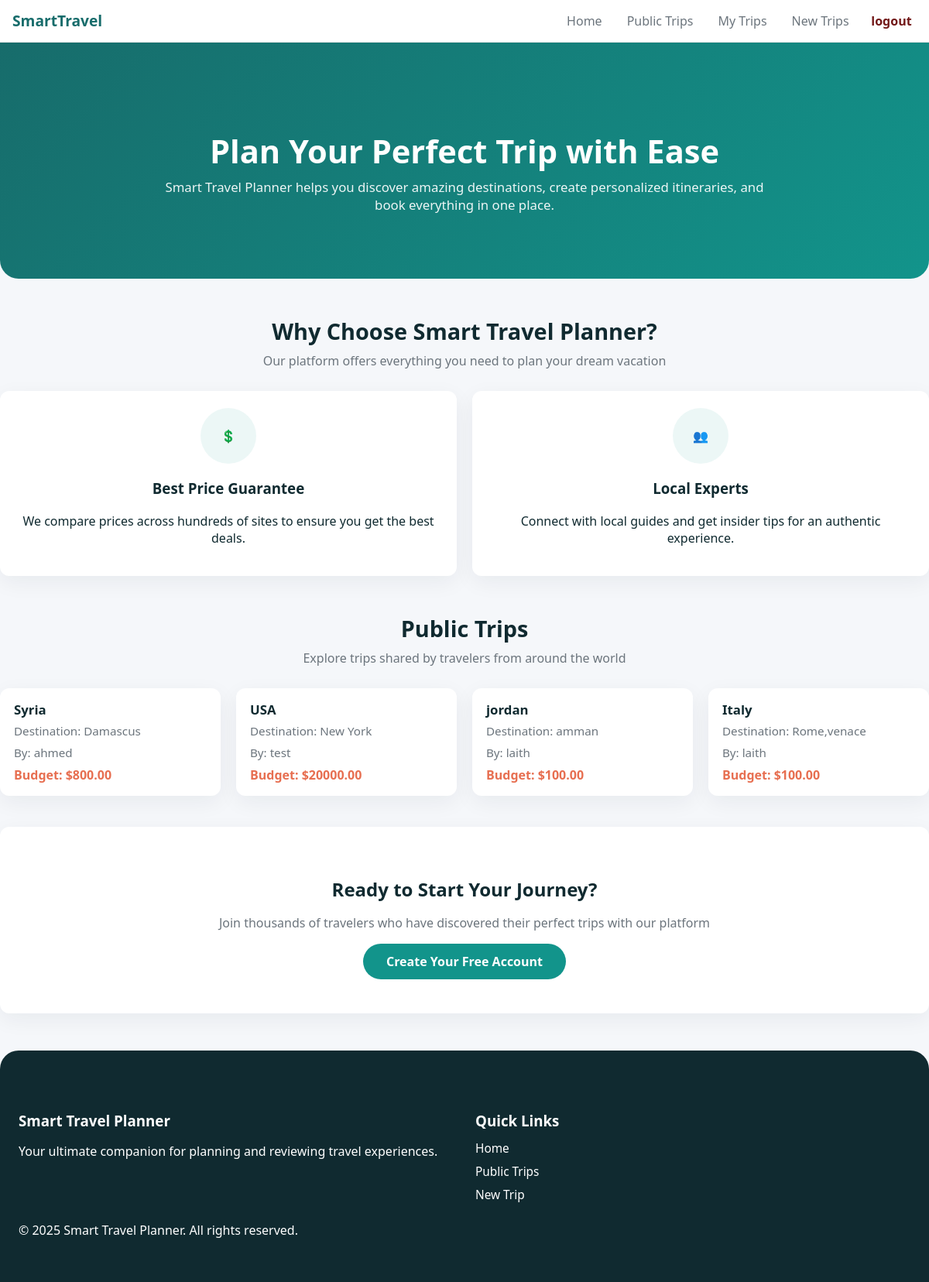
The page / (signed in) on the database its author committed.
### planner/models.py (models this page shows, shortened)
class Trip(models.Model):
    user = models.ForeignKey(User, on_delete=models.CASCADE)
    title = models.CharField(max_length=200)
    destination = models.CharField(max_length=200)
    start_date = models.DateField()
    end_date = models.DateField()
    budget = models.DecimalField(max_digits=10, decimal_places=2)
    description = models.TextField(blank=True, null= True)
    is_public = models.BooleanField(default=False)
    review = models.TextField(blank=True, null=True)
    created_at = models.DateTimeField(auto_now_add=True)

### planner/views.py (the view)
# urls.py: path('', views.home_view, name='home'),
def home_view(request):
   public_trips = Trip.objects.filter(is_public=True).order_by('-created_at')
   review_form = ReviewForm()
   return render(request,'home.html', {'public_trips': public_trips, 'review_form': review_form})

### planner/templates/home.html (shortened to what this page needs)
{% extends 'base.html' %}
{% load static %}
{% block content %}
<section class="hero">
  <div class="container">
    <h1>Plan Your Perfect Trip with Ease</h1>
    <p>Smart Travel Planner helps you discover amazing destinations, create personalized itineraries, and book everything in one place.</p>
  </div>
</section>
<section class="container">
  <div class="section-title">
    <h2>Why Choose Smart Travel Planner?</h2>
    <p>Our platform offers everything you need to plan your dream vacation</p>
  </div>
  <div class="features">
    <div class="feature-card">
        <div class="feature-icon">
            💲
        </div>
        <h3>Best Price Guarantee</h3>
        <p>We compare prices across hundreds of sites to ensure you get the best deals.</p>
    </div>
    <div class="feature-card">
        <div class="feature-icon">
            👥
        </div>
        <h3>Local Experts</h3>
        <p>Connect with local guides and get insider tips for an authentic experience.</p>
    </div>
</div>
</section>
<section class="container destinations">
  <div class="section-title">
    <h2>Public Trips</h2>
    <p>Explore trips shared by travelers from around the world</p>
  </div>
  {% if public_trips %}
  <div class="destination-grid">
    {% for trip in public_trips %}
    <a href="{% url 'public_trip_detail' trip.id %}" class="destination-link">
    <div class="destination-card">
      <div class="destination-info">
        <h3>{{ trip.title }}</h3>
        <p>Destination: {{ trip.destination }}</p>
        <p>By: {{ trip.user.username }}</p>
        <div class="price">Budget: ${{ trip.budget }}</div>
      </div>
    </div>
  </a>
    {% endfor %}
  </div>
  {% else %}
  <p style="text-align:center; color: var(--gray);">No public trips yet. Be the first to share one!</p>
  {% endif %}
</section>
<section class="container">
  <div class="cta">
    <h2>Ready to Start Your Journey?</h2>
    <p>Join thousands of travelers who have discovered their perfect trips with our platform</p>
    <a href="{% url 'signup' %}" class="cta-btn">Create Your Free Account</a>
  </div>
</section>
<footer>
  <div class="container footer-content">
    <div class="footer-column">
      <h3>Smart Travel Planner</h3>
      <p>Your ultimate companion for planning and reviewing travel experiences.</p>
    </div>
    <div class="footer-column">
      <h3>Quick Links</h3>
      <ul class="footer-links">
        <li><a href="{% url 'home' %}">Home</a></li>
        <li><a href="{% url 'public_trips' %}">Public Trips</a></li>
        <li><a href="{% url 'add_trip' %}">New Trip</a></li>
      </ul>
    </div>
  </div>
  <div class="copyright">
    <p>&copy; 2025 Smart Travel Planner. All rights reserved.</p>
  </div>
</footer>
{% endblock %}

### planner/static/css/base.css (style rules this page uses)
:root { --primary: #176c6b; --primary-2: #12948b; --bg: #f6f7f8; --card: #ffffff; --muted: #6c757d; --logout-color: #721818; --accent: #e76f51; --dark: #102a30; --radius: 14px; --shadow: 0 8px 28px rgba(16, 42, 48, 0.06); }
* { box-sizing: border-box }
body { margin: 0; font-family: system-ui, -apple-system, "Segoe UI", Roboto, Arial; background: var(--bg); color: #111; font-size: 16px; }
.container { padding: 1rem 2rem; width: 100%; margin: 0; max-width: none; }

### planner/static/css/home.css (style rules this page uses)
:root { --primary: #176c6b; --primary-2: #12948b; --accent: #e76f51; --muted: #6c757d; --bg: #f5f7fa; --card: #ffffff; --dark: #102a30; --radius: 14px; --shadow: 0 8px 28px rgba(16, 42, 48, 0.06); }
* { box-sizing: border-box }
body { margin: 0; font-family: "Segoe UI", Tahoma, Geneva, Verdana, sans-serif; background: var(--bg); color: var(--dark); -webkit-font-smoothing: antialiased; }
.container { width: 100%; max-width: 1200px; margin: 0 auto; padding: 0; }
.hero { width: 100vw; margin-left: calc(50% - 50vw); background: linear-gradient(135deg, var(--primary), var(--primary-2)); color: white; padding: 84px 24px; border-radius: 0 0 24px 24px; margin-bottom: 48px; text-align: center; }
.hero h1 { font-size: 2.6rem; margin-bottom: 12px; line-height: 1.08; font-weight: 700; }
.hero p { font-size: 1.05rem; color: rgba(255, 255, 255, 0.92); max-width: 780px; margin: 0 auto; }
.section-title { text-align: center; margin: 48px 0 28px; }
.section-title h2 { font-size: 1.8rem; color: var(--dark); margin-bottom: 8px; }
.section-title p { color: var(--muted); max-width: 700px; margin: 0 auto; }
.features { display: grid; gap: 20px; grid-template-columns: repeat(auto-fit, minmax(260px, 1fr)); margin-bottom: 40px; }
.feature-card { background: var(--card); border-radius: 12px; padding: 22px; box-shadow: var(--shadow); text-align: center; transition: transform .18s ease, box-shadow .18s ease; }
.feature-icon { width: 72px; height: 72px; margin: 0 auto 12px; border-radius: 50%; display: flex; align-items: center; justify-content: center; background: rgba(18, 148, 139, 0.08); }
.destination-grid { display: grid; gap: 20px; grid-template-columns: repeat(auto-fit, minmax(260px, 1fr)); margin-bottom: 40px; }
.destination-card { background: var(--card); border-radius: 12px; overflow: hidden; box-shadow: var(--shadow); transition: transform .18s ease; }
.destination-link { text-decoration: none; color: inherit; display: block; transition: transform 0.2s ease; }
.destination-info { padding: 16px 18px; }
.destination-info h3 { margin: 0 0 6px; color: var(--dark); font-size: 1.05rem; }
.destination-info p { margin: 0 0 8px; color: var(--muted); font-size: 0.95rem; }
.price { color: var(--accent); font-weight: 700; }
.cta { text-align: center; padding: 44px 24px; background: var(--card); border-radius: 12px; box-shadow: var(--shadow); margin-bottom: 48px; }
.cta h2 { margin-bottom: 8px; color: var(--dark); font-size: 1.5rem; }
.cta p { color: var(--muted); margin-bottom: 16px; }
.cta .cta-btn { display: inline-block; background: var(--primary-2); color: white; padding: 12px 30px; border-radius: 999px; text-decoration: none; font-weight: 600; transition: background .18s ease, transform .12s ease; }
footer { width: 100vw; margin-left: calc(50% - 50vw); background: var(--dark); color: white; padding: 60px 24px 40px; border-radius: 24px 24px 0 0; }
.footer-content { max-width: 1200px; margin: 0 auto; display: grid; grid-template-columns: repeat(auto-fit, minmax(200px, 1fr)); gap: 28px; }
.footer-column h3 { margin-bottom: 12px; }
.footer-column ul { list-style: none; padding: 0; margin: 0; }
.footer-column li { margin-bottom: 8px; }
.footer-column a { color: white; text-decoration: none; transition: color 0.2s ease; font-size: 0.96rem; display: inline-block; }

### planner/static/css/add_trip.css (style rules this page uses)
body { background: var(--bg); font-family: 'Inter', sans-serif; color: var(--dark); -webkit-font-smoothing: antialiased; }

### planner/static/css/public_trips.css (style rules this page uses)
body { background: var(--bg); font-family: "Segoe UI", Tahoma, Geneva, Verdana, sans-serif; color: var(--dark); margin: 0; }

### rows shown on the page
Trip: title "Syria", destination "Damascus", user.username "ahmed", budget "800.00"
Trip: title "USA", destination "New York", user.username "test", budget "20000.00"
Trip: title "jordan", destination "amman", user.username "laith", budget "100.00"
Trip: title "Italy", destination "Rome,venace", user.username "laith", budget "100.00"
